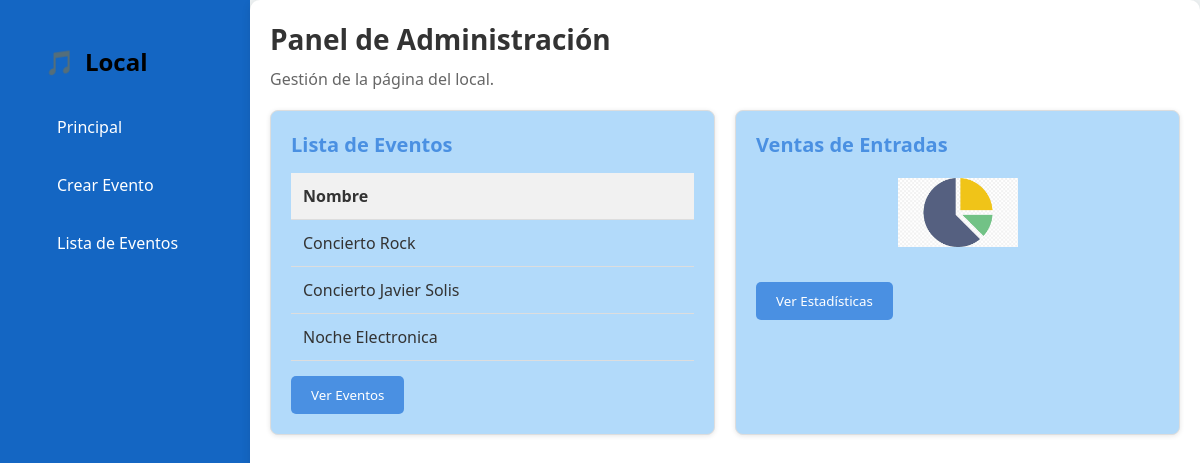
Before: /administracion/home.php with the older database file.
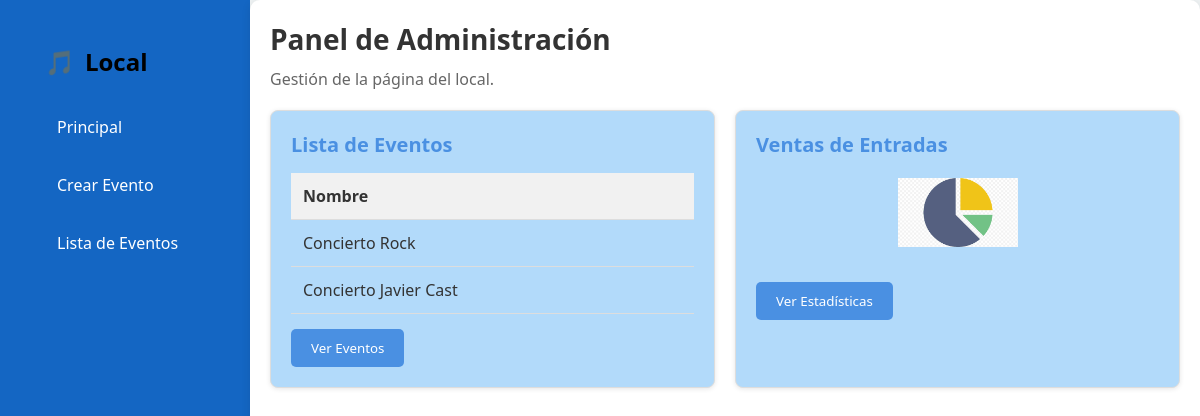
After: the same page with the newer database file.
### tables this page shows
CREATE TABLE `evento` (
  `idEvento` int(11) NOT NULL,
  `nombreEvento` varchar(150) NOT NULL,
  `descripcionEvento` text DEFAULT NULL,
  `fechahoraEvento` datetime NOT NULL,
  `categoriaEvento` varchar(50) DEFAULT NULL,
  `capacidadEvento` int(11) NOT NULL,
  `entradasGeneralEvento` int(11) NOT NULL,
  `entradasVipEvento` int(11) NOT NULL,
  `imagenEvento` varchar(255) DEFAULT NULL
);

### administracion/home.php (the view, shortened to what this page needs)
<!DOCTYPE html>
<html lang="es">
<head>
</head>
<body>
    <?php
    include '../conexion.php';
    $sql = "SELECT nombreEvento FROM evento";
    $result = $conn->query($sql);
    ?>
    <div class="sidebar">
        <h2>Local</h2>
        <a href="./home.php">Principal</a>
        <a href="./crear_evento.php">Crear Evento</a>
        <a href="./lista_eventos.php">Lista de Eventos</a>
    </div>
    <div class="main-content">
        <h1>Panel de Administración</h1>
        <p>Gestión de la página del local.</p>
        <div class="container">
            <div class="box event-list">
                <h3>Lista de Eventos</h3>
                <table>
                    <tr>
                        <th>Nombre</th>
                    </tr>
                    <?php
                    if ($result->num_rows > 0) {
                        while($row = $result->fetch_assoc()) {
                            echo "<tr><td>" . htmlspecialchars($row['nombreEvento']) . "</td></tr>";
                        }
                    } else {
                        echo "<tr><td colspan='2'>No hay eventos disponibles</td></tr>";
                    }
                    ?>
                </table>
                <a href="lista_eventos.php">
                    <button class="button">Ver Eventos</button>
                </a>
            </div>
            <div class="box sales-chart">
                <h3>Ventas de Entradas</h3>
                <img src="../img/grafico.png" alt="Gráfico Circular de Ventas" class="pie-chart">
                <a href="estadisticas.php">
                <button class="button">Ver Estadísticas</button></a>
            </div>
        </div>
    </div>
</body>
</html>

Changed rows visible on the page:
removed evento: nombreEvento "Noche Electronica"
changed evento: nombreEvento "Concierto Javier Solis" → "Concierto Javier Cast"
